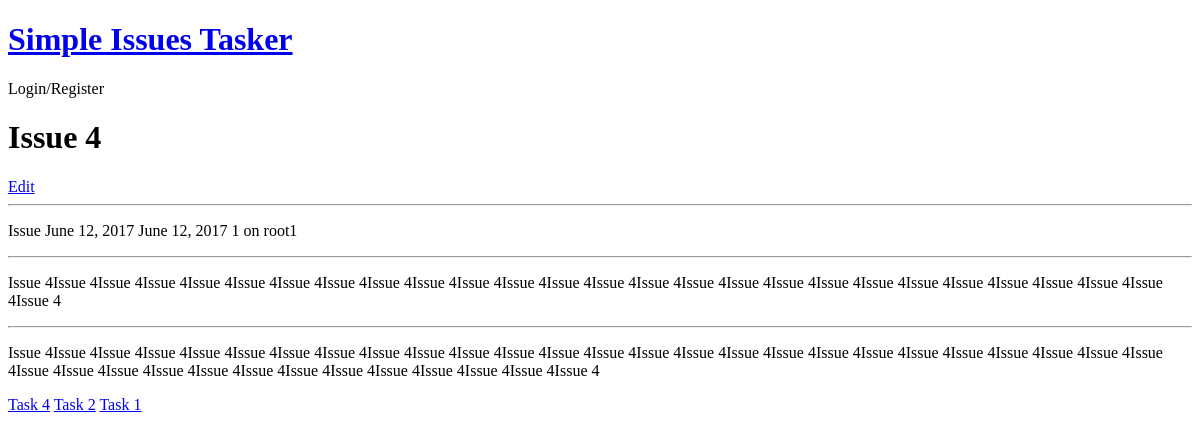
/item/issue/4, run on an earlier commit of the app's database.
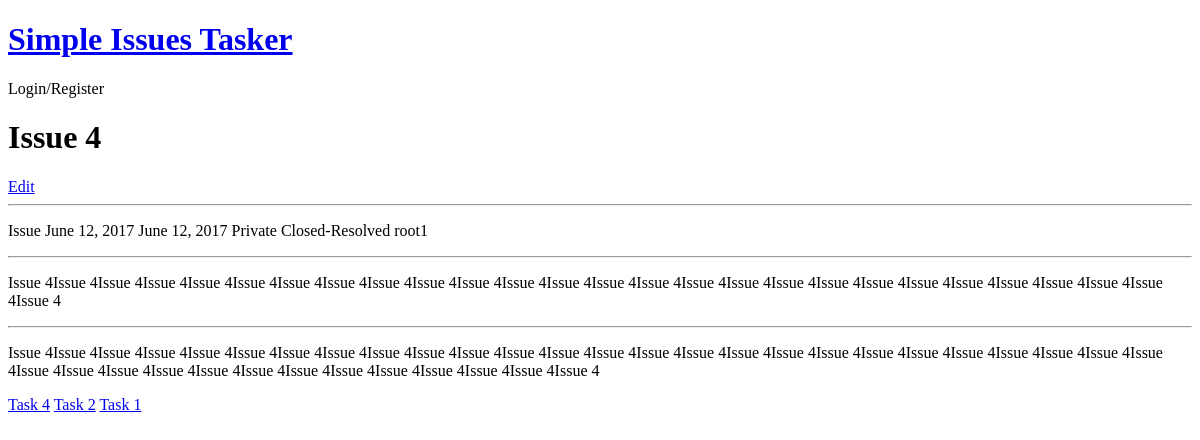
And on a later commit of the database.
### si_tracker/models.py (models this page shows, shortened)
class Item(models.Model):
    class Meta:
        abstract = True
        ordering = ['-date_raised', '-id']
    statuses = (
        ('Open-New', 'Open-New'),
        ('In Progress', 'In Progress'),
        ('Closed-Resolved', 'Closed-Resolved'),
        ('Closed-NotResolved', 'Closed-NotResolved')
    )
    visibility = (
        ('Private', 'Private'),
        ('Public', 'Public')
    )
    type = "Item"
    title = models.CharField(max_length=150, verbose_name="Title")
    date_raised = models.DateField(auto_now_add=True, verbose_name="Date raised")
    date_due = models.DateField(blank=True, verbose_name="Date due")
    description = models.TextField(verbose_name="Description", max_length=5000)
    status = models.CharField(max_length=20, choices=statuses, default=statuses[0], verbose_name="Status")
    visible = models.CharField(max_length=10, default=visibility[1], choices=visibility, verbose_name="Visible")
    actions_taken = models.TextField(max_length=5000, verbose_name="Actions taken")

class Issue(Item):
    type = "Issue"
    raised_by = models.ForeignKey(User, verbose_name="Raised by", related_name='Issue')
    assigned_to = models.ForeignKey(User, verbose_name="Assigned to")

class Task(Item):
    types = (('Task', 'Task'), ('Idea', 'Idea'))
    raised_by = models.ForeignKey(User, verbose_name="Raised by", related_name='Task')
    assigned_to = models.ForeignKey(User, verbose_name="Assigned to")
    type = models.CharField(max_length=10, choices=types, default=types[0], verbose_name="Type")
    issue = models.ForeignKey(Issue, verbose_name='Issue')
    def get_absolute_url(self):
        return reverse('tracker:item', args=['task', self.id])

### si_tracker/views.py (the view)
# urls.py: url(r'^update/(?P<type>[\w\-]+)/(?P<item>\d+)', views.item_create_update, name='update_item'),
def item(req, type='', item=''):
    args = dict()
    if type.lower() == 'issue':
        template = 'issue/index.html'
        Item = Issue
        get_item = get_issue
    elif type.lower() == 'task' or type.lower() == 'idea':
        template = 'task/index.html'
        Item = Task
        get_item = get_task
    _item = get_object_or_404(Item, id=item)
    args['item'] = _item
    get_item(args, _item)
    return render(req, template, args)

### si_tracker/views.py (called while the page is built)
def get_issue(args, issue):
    args['tasks'] = issue.task_set.all()

### si_tracker/templates/issue/index.html
{% extends 'base.html' %}
{% block content %}
    <h1>{{ item.title }}</h1>
    <a href="{% url 'tracker:update_item' 'issue' item.id %}">Edit</a>
    <hr>
    <p>{{ item.type }} {{ item.date_raised }} {{ item.date_due }} {{ item.visible }} {{ item.status }} {{ item.assigned_to.username }}</p>
    <hr>
    <p>{{ item.description }}</p>
    <hr>
    <p>{{ item.actions_taken }}</p>
    {% for task in tasks %}
        <a href="{{ task.get_absolute_url }}">{{ task.title }}</a>
    {% endfor %}
{% endblock %}

### templates/base.html (shortened to what this page needs)
{% load staticfiles %}
<!DOCTYPE html>
<html lang="en">
<head>
</head>
<body>
    <h1><a href="{% url 'tracker:general' %}">Simple Issues Tasker</a></h1>
    {% if user.is_authenticated %}<h3>Hello, {{ user }}</h3>{% else %} Login/Register {% endif %}
    {% block content %}{% endblock %}
</body>
</html>

What changed in the data, as far as the page shows it:
changed Issue "Issue 4": visible "1" → "Private"; status "on" → "Closed-Resolved"
